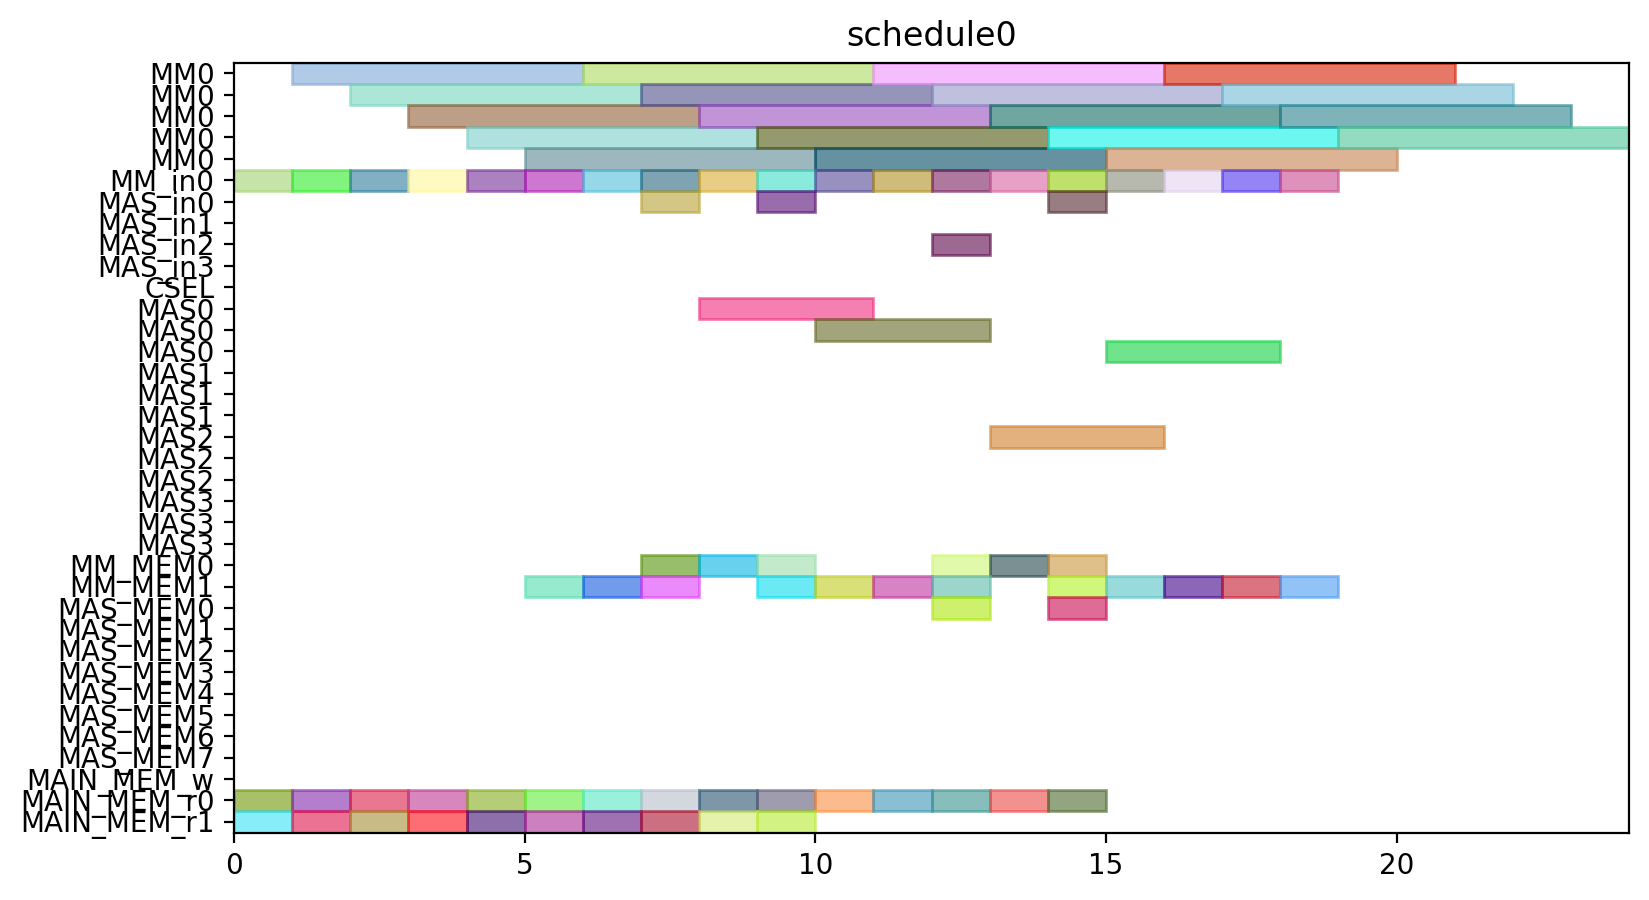

Write Python code to recreate this figure.
from pyschedule import Scenario, solvers, plotters, alt


def solve():
	horizon = 112
	S = Scenario("schedule0", horizon=horizon)

	# resource
	MM = S.Resources('MM', num=1, size=5)
	MM_in = S.Resources('MM_in', num=1)
	MAS_in = S.Resources('MAS_in', num=4)
	CSEL = S.Resource('CSEL')
	MAS = S.Resources('MAS', num=4, size=3, periods=range(1, horizon))
	MM_MEM = S.Resources('MM_MEM', num=2)
	MAS_MEM = S.Resources('MAS_MEM', num=8)
	MAIN_MEM_w = S.Resource('MAIN_MEM_w', size=1)
	MAIN_MEM_r = S.Resources('MAIN_MEM_r', num=2)

	# result of previous scheduling

	# new tasks
	Z_exp2 = S.Task('Z_exp2', length=5, delay_cost=1)
	Z_exp2 += alt(MM)
	Z_exp2_in = S.Task('Z_exp2_in', length=1, delay_cost=1)
	Z_exp2_in += alt(MM_in)
	S += Z_exp2_in*MM_in[0]<=Z_exp2*MM[0]

	Z_exp2_mem0 = S.Task('Z_exp2_mem0', length=1, delay_cost=1)
	Z_exp2_mem0 += MAIN_MEM_r[0]
	NX0 = S.Task('NX0', length=5, delay_cost=1)
	NX0 += alt(MM)
	NX0_in = S.Task('NX0_in', length=1, delay_cost=1)
	NX0_in += alt(MM_in)
	S += NX0_in*MM_in[0]<=NX0*MM[0]

	NX0_mem0 = S.Task('NX0_mem0', length=1, delay_cost=1)
	NX0_mem0 += MAIN_MEM_r[0]
	NX0_mem1 = S.Task('NX0_mem1', length=1, delay_cost=1)
	NX0_mem1 += MAIN_MEM_r[1]
	k0_10_Z1 = S.Task('k0_10_Z1', length=5, delay_cost=1)
	k0_10_Z1 += alt(MM)
	k0_10_Z1_in = S.Task('k0_10_Z1_in', length=1, delay_cost=1)
	k0_10_Z1_in += alt(MM_in)
	S += k0_10_Z1_in*MM_in[0]<=k0_10_Z1*MM[0]

	k0_10_Z1_mem0 = S.Task('k0_10_Z1_mem0', length=1, delay_cost=1)
	k0_10_Z1_mem0 += MAIN_MEM_r[0]
	k0_10_Z1_mem1 = S.Task('k0_10_Z1_mem1', length=1, delay_cost=1)
	k0_10_Z1_mem1 += MAIN_MEM_r[1]
	DX0 = S.Task('DX0', length=5, delay_cost=1)
	DX0 += alt(MM)
	DX0_in = S.Task('DX0_in', length=1, delay_cost=1)
	DX0_in += alt(MM_in)
	S += DX0_in*MM_in[0]<=DX0*MM[0]

	DX0_mem0 = S.Task('DX0_mem0', length=1, delay_cost=1)
	DX0_mem0 += MAIN_MEM_r[0]
	DX0_mem1 = S.Task('DX0_mem1', length=1, delay_cost=1)
	DX0_mem1 += MAIN_MEM_r[1]
	NY0 = S.Task('NY0', length=5, delay_cost=1)
	NY0 += alt(MM)
	NY0_in = S.Task('NY0_in', length=1, delay_cost=1)
	NY0_in += alt(MM_in)
	S += NY0_in*MM_in[0]<=NY0*MM[0]

	NY0_mem0 = S.Task('NY0_mem0', length=1, delay_cost=1)
	NY0_mem0 += MAIN_MEM_r[0]
	NY0_mem1 = S.Task('NY0_mem1', length=1, delay_cost=1)
	NY0_mem1 += MAIN_MEM_r[1]
	k2_14_Z1 = S.Task('k2_14_Z1', length=5, delay_cost=1)
	k2_14_Z1 += alt(MM)
	k2_14_Z1_in = S.Task('k2_14_Z1_in', length=1, delay_cost=1)
	k2_14_Z1_in += alt(MM_in)
	S += k2_14_Z1_in*MM_in[0]<=k2_14_Z1*MM[0]

	k2_14_Z1_mem0 = S.Task('k2_14_Z1_mem0', length=1, delay_cost=1)
	k2_14_Z1_mem0 += MAIN_MEM_r[0]
	k2_14_Z1_mem1 = S.Task('k2_14_Z1_mem1', length=1, delay_cost=1)
	k2_14_Z1_mem1 += MAIN_MEM_r[1]
	DY0 = S.Task('DY0', length=5, delay_cost=1)
	DY0 += alt(MM)
	DY0_in = S.Task('DY0_in', length=1, delay_cost=1)
	DY0_in += alt(MM_in)
	S += DY0_in*MM_in[0]<=DY0*MM[0]

	DY0_mem0 = S.Task('DY0_mem0', length=1, delay_cost=1)
	DY0_mem0 += MAIN_MEM_r[0]
	DY0_mem1 = S.Task('DY0_mem1', length=1, delay_cost=1)
	DY0_mem1 += MAIN_MEM_r[1]
	Z_exp3 = S.Task('Z_exp3', length=5, delay_cost=1)
	Z_exp3 += alt(MM)
	Z_exp3_in = S.Task('Z_exp3_in', length=1, delay_cost=1)
	Z_exp3_in += alt(MM_in)
	S += Z_exp3_in*MM_in[0]<=Z_exp3*MM[0]

	Z_exp3_mem0 = S.Task('Z_exp3_mem0', length=1, delay_cost=1)
	Z_exp3_mem0 += alt(MM_MEM)
	S += (Z_exp2*MM[0])-1 < Z_exp3_mem0*MM_MEM[0]
	S += Z_exp3_mem0 <= Z_exp3

	Z_exp3_mem1 = S.Task('Z_exp3_mem1', length=1, delay_cost=1)
	Z_exp3_mem1 += MAIN_MEM_r[1]
	NX1_ = S.Task('NX1_', length=3, delay_cost=1)
	NX1_ += alt(MAS)
	NX1__in = S.Task('NX1__in', length=1, delay_cost=1)
	NX1__in += alt(MAS_in)
	S += NX1__in*MAS_in[0]<=NX1_*MAS[0]

	S += NX1__in*MAS_in[1]<=NX1_*MAS[1]

	S += NX1__in*MAS_in[2]<=NX1_*MAS[2]

	S += NX1__in*MAS_in[3]<=NX1_*MAS[3]

	NX1__mem0 = S.Task('NX1__mem0', length=1, delay_cost=1)
	NX1__mem0 += alt(MM_MEM)
	S += (NX0*MM[0])-1 < NX1__mem0*MM_MEM[0]
	S += NX1__mem0 <= NX1_

	NX1__mem1 = S.Task('NX1__mem1', length=1, delay_cost=1)
	NX1__mem1 += alt(MM_MEM)
	S += (k0_10_Z1*MM[0])-1 < NX1__mem1*MM_MEM[1]
	S += NX1__mem1 <= NX1_

	k0_9_Z2 = S.Task('k0_9_Z2', length=5, delay_cost=1)
	k0_9_Z2 += alt(MM)
	k0_9_Z2_in = S.Task('k0_9_Z2_in', length=1, delay_cost=1)
	k0_9_Z2_in += alt(MM_in)
	S += k0_9_Z2_in*MM_in[0]<=k0_9_Z2*MM[0]

	k0_9_Z2_mem0 = S.Task('k0_9_Z2_mem0', length=1, delay_cost=1)
	k0_9_Z2_mem0 += MAIN_MEM_r[0]
	k0_9_Z2_mem1 = S.Task('k0_9_Z2_mem1', length=1, delay_cost=1)
	k0_9_Z2_mem1 += alt(MM_MEM)
	S += (Z_exp2*MM[0])-1 < k0_9_Z2_mem1*MM_MEM[1]
	S += k0_9_Z2_mem1 <= k0_9_Z2

	k1_9_Z2 = S.Task('k1_9_Z2', length=5, delay_cost=1)
	k1_9_Z2 += alt(MM)
	k1_9_Z2_in = S.Task('k1_9_Z2_in', length=1, delay_cost=1)
	k1_9_Z2_in += alt(MM_in)
	S += k1_9_Z2_in*MM_in[0]<=k1_9_Z2*MM[0]

	k1_9_Z2_mem0 = S.Task('k1_9_Z2_mem0', length=1, delay_cost=1)
	k1_9_Z2_mem0 += MAIN_MEM_r[0]
	k1_9_Z2_mem1 = S.Task('k1_9_Z2_mem1', length=1, delay_cost=1)
	k1_9_Z2_mem1 += alt(MM_MEM)
	S += (Z_exp2*MM[0])-1 < k1_9_Z2_mem1*MM_MEM[1]
	S += k1_9_Z2_mem1 <= k1_9_Z2

	NY1_ = S.Task('NY1_', length=3, delay_cost=1)
	NY1_ += alt(MAS)
	NY1__in = S.Task('NY1__in', length=1, delay_cost=1)
	NY1__in += alt(MAS_in)
	S += NY1__in*MAS_in[0]<=NY1_*MAS[0]

	S += NY1__in*MAS_in[1]<=NY1_*MAS[1]

	S += NY1__in*MAS_in[2]<=NY1_*MAS[2]

	S += NY1__in*MAS_in[3]<=NY1_*MAS[3]

	NY1__mem0 = S.Task('NY1__mem0', length=1, delay_cost=1)
	NY1__mem0 += alt(MM_MEM)
	S += (NY0*MM[0])-1 < NY1__mem0*MM_MEM[0]
	S += NY1__mem0 <= NY1_

	NY1__mem1 = S.Task('NY1__mem1', length=1, delay_cost=1)
	NY1__mem1 += alt(MM_MEM)
	S += (k2_14_Z1*MM[0])-1 < NY1__mem1*MM_MEM[1]
	S += NY1__mem1 <= NY1_

	k2_13_Z2 = S.Task('k2_13_Z2', length=5, delay_cost=1)
	k2_13_Z2 += alt(MM)
	k2_13_Z2_in = S.Task('k2_13_Z2_in', length=1, delay_cost=1)
	k2_13_Z2_in += alt(MM_in)
	S += k2_13_Z2_in*MM_in[0]<=k2_13_Z2*MM[0]

	k2_13_Z2_mem0 = S.Task('k2_13_Z2_mem0', length=1, delay_cost=1)
	k2_13_Z2_mem0 += MAIN_MEM_r[0]
	k2_13_Z2_mem1 = S.Task('k2_13_Z2_mem1', length=1, delay_cost=1)
	k2_13_Z2_mem1 += alt(MM_MEM)
	S += (Z_exp2*MM[0])-1 < k2_13_Z2_mem1*MM_MEM[1]
	S += k2_13_Z2_mem1 <= k2_13_Z2

	k3_14_Z2 = S.Task('k3_14_Z2', length=5, delay_cost=1)
	k3_14_Z2 += alt(MM)
	k3_14_Z2_in = S.Task('k3_14_Z2_in', length=1, delay_cost=1)
	k3_14_Z2_in += alt(MM_in)
	S += k3_14_Z2_in*MM_in[0]<=k3_14_Z2*MM[0]

	k3_14_Z2_mem0 = S.Task('k3_14_Z2_mem0', length=1, delay_cost=1)
	k3_14_Z2_mem0 += MAIN_MEM_r[0]
	k3_14_Z2_mem1 = S.Task('k3_14_Z2_mem1', length=1, delay_cost=1)
	k3_14_Z2_mem1 += alt(MM_MEM)
	S += (Z_exp2*MM[0])-1 < k3_14_Z2_mem1*MM_MEM[1]
	S += k3_14_Z2_mem1 <= k3_14_Z2

	Z_exp4 = S.Task('Z_exp4', length=5, delay_cost=1)
	Z_exp4 += alt(MM)
	Z_exp4_in = S.Task('Z_exp4_in', length=1, delay_cost=1)
	Z_exp4_in += alt(MM_in)
	S += Z_exp4_in*MM_in[0]<=Z_exp4*MM[0]

	Z_exp4_mem0 = S.Task('Z_exp4_mem0', length=1, delay_cost=1)
	Z_exp4_mem0 += alt(MM_MEM)
	S += (Z_exp3*MM[0])-1 < Z_exp4_mem0*MM_MEM[0]
	S += Z_exp4_mem0 <= Z_exp4

	Z_exp4_mem1 = S.Task('Z_exp4_mem1', length=1, delay_cost=1)
	Z_exp4_mem1 += MAIN_MEM_r[1]
	NX1 = S.Task('NX1', length=5, delay_cost=1)
	NX1 += alt(MM)
	NX1_in = S.Task('NX1_in', length=1, delay_cost=1)
	NX1_in += alt(MM_in)
	S += NX1_in*MM_in[0]<=NX1*MM[0]

	NX1_mem0 = S.Task('NX1_mem0', length=1, delay_cost=1)
	NX1_mem0 += alt(MAS_MEM)
	S += (NX1_*MAS[0])-1 < NX1_mem0*MAS_MEM[0]
	S += (NX1_*MAS[1])-1 < NX1_mem0*MAS_MEM[2]
	S += (NX1_*MAS[2])-1 < NX1_mem0*MAS_MEM[4]
	S += (NX1_*MAS[3])-1 < NX1_mem0*MAS_MEM[6]
	S += NX1_mem0 <= NX1

	NX1_mem1 = S.Task('NX1_mem1', length=1, delay_cost=1)
	NX1_mem1 += MAIN_MEM_r[1]
	k0_8_Z3 = S.Task('k0_8_Z3', length=5, delay_cost=1)
	k0_8_Z3 += alt(MM)
	k0_8_Z3_in = S.Task('k0_8_Z3_in', length=1, delay_cost=1)
	k0_8_Z3_in += alt(MM_in)
	S += k0_8_Z3_in*MM_in[0]<=k0_8_Z3*MM[0]

	k0_8_Z3_mem0 = S.Task('k0_8_Z3_mem0', length=1, delay_cost=1)
	k0_8_Z3_mem0 += MAIN_MEM_r[0]
	k0_8_Z3_mem1 = S.Task('k0_8_Z3_mem1', length=1, delay_cost=1)
	k0_8_Z3_mem1 += alt(MM_MEM)
	S += (Z_exp3*MM[0])-1 < k0_8_Z3_mem1*MM_MEM[1]
	S += k0_8_Z3_mem1 <= k0_8_Z3

	DX1_ = S.Task('DX1_', length=3, delay_cost=1)
	DX1_ += alt(MAS)
	DX1__in = S.Task('DX1__in', length=1, delay_cost=1)
	DX1__in += alt(MAS_in)
	S += DX1__in*MAS_in[0]<=DX1_*MAS[0]

	S += DX1__in*MAS_in[1]<=DX1_*MAS[1]

	S += DX1__in*MAS_in[2]<=DX1_*MAS[2]

	S += DX1__in*MAS_in[3]<=DX1_*MAS[3]

	DX1__mem0 = S.Task('DX1__mem0', length=1, delay_cost=1)
	DX1__mem0 += alt(MM_MEM)
	S += (DX0*MM[0])-1 < DX1__mem0*MM_MEM[0]
	S += DX1__mem0 <= DX1_

	DX1__mem1 = S.Task('DX1__mem1', length=1, delay_cost=1)
	DX1__mem1 += alt(MM_MEM)
	S += (k1_9_Z2*MM[0])-1 < DX1__mem1*MM_MEM[1]
	S += DX1__mem1 <= DX1_

	k1_8_Z3 = S.Task('k1_8_Z3', length=5, delay_cost=1)
	k1_8_Z3 += alt(MM)
	k1_8_Z3_in = S.Task('k1_8_Z3_in', length=1, delay_cost=1)
	k1_8_Z3_in += alt(MM_in)
	S += k1_8_Z3_in*MM_in[0]<=k1_8_Z3*MM[0]

	k1_8_Z3_mem0 = S.Task('k1_8_Z3_mem0', length=1, delay_cost=1)
	k1_8_Z3_mem0 += MAIN_MEM_r[0]
	k1_8_Z3_mem1 = S.Task('k1_8_Z3_mem1', length=1, delay_cost=1)
	k1_8_Z3_mem1 += alt(MM_MEM)
	S += (Z_exp3*MM[0])-1 < k1_8_Z3_mem1*MM_MEM[1]
	S += k1_8_Z3_mem1 <= k1_8_Z3

	NY1 = S.Task('NY1', length=5, delay_cost=1)
	NY1 += alt(MM)
	NY1_in = S.Task('NY1_in', length=1, delay_cost=1)
	NY1_in += alt(MM_in)
	S += NY1_in*MM_in[0]<=NY1*MM[0]

	NY1_mem0 = S.Task('NY1_mem0', length=1, delay_cost=1)
	NY1_mem0 += alt(MAS_MEM)
	S += (NY1_*MAS[0])-1 < NY1_mem0*MAS_MEM[0]
	S += (NY1_*MAS[1])-1 < NY1_mem0*MAS_MEM[2]
	S += (NY1_*MAS[2])-1 < NY1_mem0*MAS_MEM[4]
	S += (NY1_*MAS[3])-1 < NY1_mem0*MAS_MEM[6]
	S += NY1_mem0 <= NY1

	NY1_mem1 = S.Task('NY1_mem1', length=1, delay_cost=1)
	NY1_mem1 += MAIN_MEM_r[1]
	k2_12_Z3 = S.Task('k2_12_Z3', length=5, delay_cost=1)
	k2_12_Z3 += alt(MM)
	k2_12_Z3_in = S.Task('k2_12_Z3_in', length=1, delay_cost=1)
	k2_12_Z3_in += alt(MM_in)
	S += k2_12_Z3_in*MM_in[0]<=k2_12_Z3*MM[0]

	k2_12_Z3_mem0 = S.Task('k2_12_Z3_mem0', length=1, delay_cost=1)
	k2_12_Z3_mem0 += MAIN_MEM_r[0]
	k2_12_Z3_mem1 = S.Task('k2_12_Z3_mem1', length=1, delay_cost=1)
	k2_12_Z3_mem1 += alt(MM_MEM)
	S += (Z_exp3*MM[0])-1 < k2_12_Z3_mem1*MM_MEM[1]
	S += k2_12_Z3_mem1 <= k2_12_Z3

	DY1_ = S.Task('DY1_', length=3, delay_cost=1)
	DY1_ += alt(MAS)
	DY1__in = S.Task('DY1__in', length=1, delay_cost=1)
	DY1__in += alt(MAS_in)
	S += DY1__in*MAS_in[0]<=DY1_*MAS[0]

	S += DY1__in*MAS_in[1]<=DY1_*MAS[1]

	S += DY1__in*MAS_in[2]<=DY1_*MAS[2]

	S += DY1__in*MAS_in[3]<=DY1_*MAS[3]

	DY1__mem0 = S.Task('DY1__mem0', length=1, delay_cost=1)
	DY1__mem0 += alt(MM_MEM)
	S += (DY0*MM[0])-1 < DY1__mem0*MM_MEM[0]
	S += DY1__mem0 <= DY1_

	DY1__mem1 = S.Task('DY1__mem1', length=1, delay_cost=1)
	DY1__mem1 += alt(MM_MEM)
	S += (k3_14_Z2*MM[0])-1 < DY1__mem1*MM_MEM[1]
	S += DY1__mem1 <= DY1_

	k3_13_Z3 = S.Task('k3_13_Z3', length=5, delay_cost=1)
	k3_13_Z3 += alt(MM)
	k3_13_Z3_in = S.Task('k3_13_Z3_in', length=1, delay_cost=1)
	k3_13_Z3_in += alt(MM_in)
	S += k3_13_Z3_in*MM_in[0]<=k3_13_Z3*MM[0]

	k3_13_Z3_mem0 = S.Task('k3_13_Z3_mem0', length=1, delay_cost=1)
	k3_13_Z3_mem0 += MAIN_MEM_r[0]
	k3_13_Z3_mem1 = S.Task('k3_13_Z3_mem1', length=1, delay_cost=1)
	k3_13_Z3_mem1 += alt(MM_MEM)
	S += (Z_exp3*MM[0])-1 < k3_13_Z3_mem1*MM_MEM[1]
	S += k3_13_Z3_mem1 <= k3_13_Z3

	solvers.mip.solve(S,msg=1,kind='CPLEX',ratio_gap=1.01)

	solution = [['hoge']*len(S.solution()[1]) for i in range(len(S.solution()))]
	for i in range(len(S.solution())):
		for j in range(len(S.solution()[i])):
			solution[i][j]=str(S.solution()[i][j])
	print(solution)

	cycles = int(solution[-1][3])

	pic_file_name = "/home/mfukuda/ABE/multiRAM_multiMAS_16mux/scheduling_result/stage5MM1_stage3MAS4/ISOGENY/schedule0.png"
	if(S.solution() != []):
		plotters.matplotlib.plot(S,img_filename=pic_file_name, show_task_labels=False, fig_size=(cycles*0.25+3, 5))

	return solution
